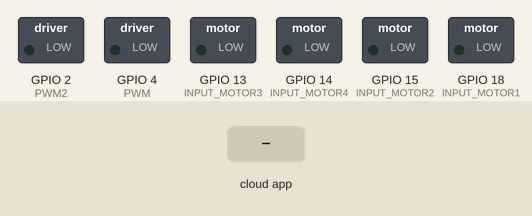
A sketch run on a simulated ESP32. On the bench: switched loads named in the sketch (green lamp = pin HIGH). Inputs (shaded band) come from the test bench. The ROS host is connected and sends only what is stated.

Above: at 1.2 s.
1.3 s: the phone or cloud app sets linear.x to -100
At 2.5 s:
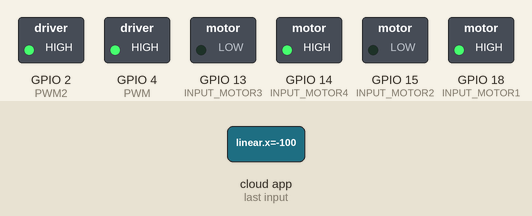
2.8 s: the phone or cloud app sets angular.z to -100
At 3.9 s:
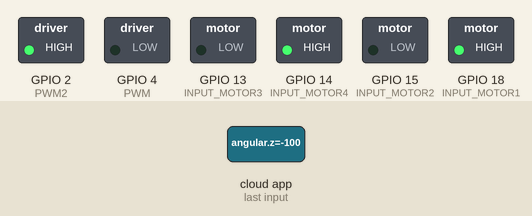
4.3 s: the phone or cloud app sets linear.x to 0
At 5.3 s:
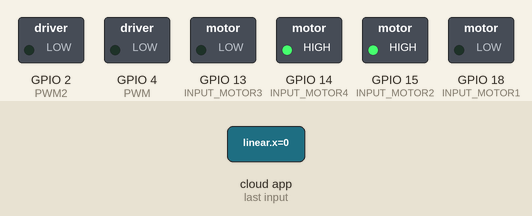
5.8 s: the phone or cloud app sets angular.z to 0
At 6.6 s:
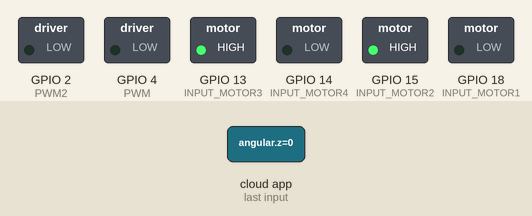
7.3 s: the phone or cloud app sets linear.x to 100
At 8.0 s:
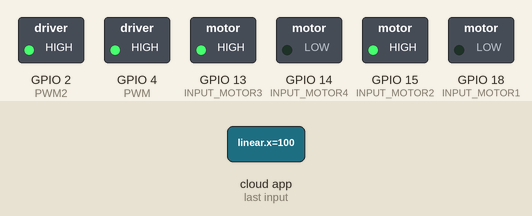
8.8 s: the phone or cloud app sets angular.z to 100
At 9.4 s:
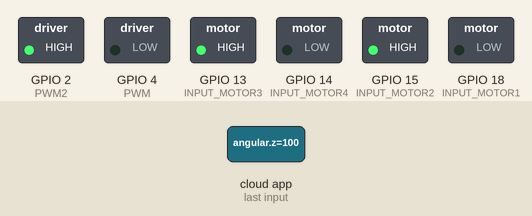
Timing chart, 0 to 11.3 s (numbered marks = the images above; inputs shaded):
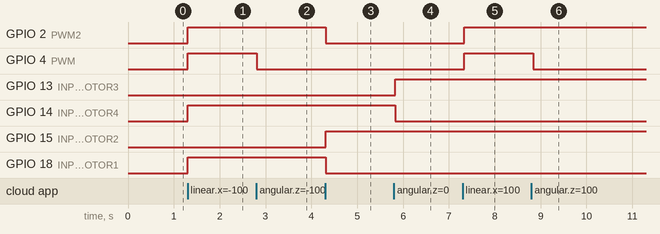

Measured:
- after the input at 1.3 s, GPIO 2 (PWM2), GPIO 4 (PWM), GPIO 14 (INPUT_MOTOR4), GPIO 18 (INPUT_MOTOR1): LOW → HIGH at once
- after the input at 2.8 s, GPIO 4 (PWM): HIGH → LOW at once
- after the input at 4.3 s, GPIO 2 (PWM2), GPIO 18 (INPUT_MOTOR1): HIGH → LOW at once; GPIO 15 (INPUT_MOTOR2): LOW → HIGH at once
- after the input at 5.8 s, GPIO 13 (INPUT_MOTOR3): LOW → HIGH at once; GPIO 14 (INPUT_MOTOR4): HIGH → LOW at once
- after the input at 7.3 s, GPIO 2 (PWM2), GPIO 4 (PWM): LOW → HIGH at once
- after the input at 8.8 s, GPIO 4 (PWM): HIGH → LOW at once

The sketch:

motorOpenTwo.ino
```cpp
#include <ros.h>
#include <std_msgs/Float32.h>
#include <geometry_msgs/Twist.h>
#define PWM 4
#define PWM2 2
#define INPUT_MOTOR1 18 //Derecho
#define INPUT_MOTOR2 15 //Derecho
#define INPUT_MOTOR3 13 //Izquierdo
#define INPUT_MOTOR4 14 //Izquierdo

ros::NodeHandle motor;
void moveCar(const geometry_msgs::Twist &twistMsg){
 const float wheelbase=19.4/100;
 float V=twistMsg.linear.x;
 float W=twistMsg.angular.z;


 float rightWheelVel=V-wheelbase*W;
 float lefWheelVel=V+wheelbase*W;

 ledcWrite(0, abs((int)(rightWheelVel) * 255));
 ledcWrite(1, abs((int)(lefWheelVel) * 255));


 if(rightWheelVel < 0){
   digitalWrite(INPUT_MOTOR2, 0);
   digitalWrite(INPUT_MOTOR1, 1);

 }
 else{
   digitalWrite(INPUT_MOTOR1, 0);
   digitalWrite(INPUT_MOTOR2, 1);

 }
  if(lefWheelVel < 0){

   digitalWrite(INPUT_MOTOR3, 0);
   digitalWrite(INPUT_MOTOR4, 1);
 }
 else{
   digitalWrite(INPUT_MOTOR4, 0);
   digitalWrite(INPUT_MOTOR3, 1);

 }

}

ros::Subscriber<geometry_msgs::Twist> sub("/cmd_vel", moveCar);
void setup(){
 ledcSetup(0, 980, 8);
 pinMode(INPUT_MOTOR1, OUTPUT);
 pinMode(INPUT_MOTOR2, OUTPUT);
 pinMode(PWM, OUTPUT);
 pinMode(INPUT_MOTOR3, OUTPUT);
 pinMode(INPUT_MOTOR4, OUTPUT);
 pinMode(PWM2, OUTPUT);
 ledcAttachPin(PWM, 0);
 ledcAttachPin(PWM2, 1);

 motor.initNode();
 motor.subscribe(sub);
}


void loop() {
 motor.spinOnce();
 delay(100);
}
```
